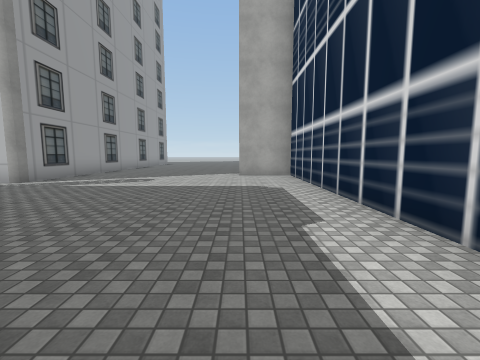
[1] (above)

24 first-person views from a walk through a 3-D level made in the Unity game engine. The camera is 1.5 m above the floor, tilts 6° down and sees 90° across. The floor is counted in squares, 2 m on a side. Each view is taken from the middle of a square. On the plan, view 1 faces up. The plan holds only what a view shows up to about 9 squares ahead; the rest is blank. The place goes on beyond the plan. Some surface patterns are stand-ins.

[2]
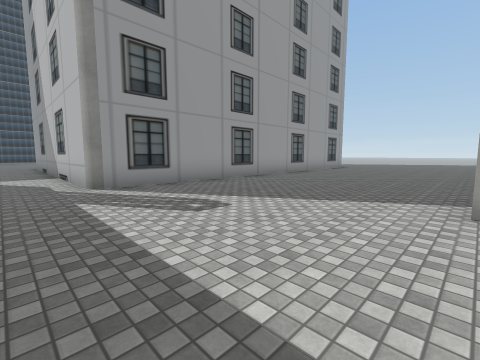

[3]
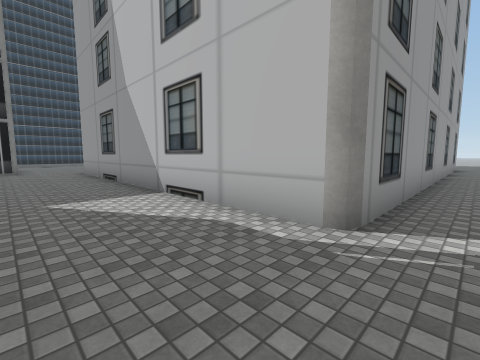

[4]
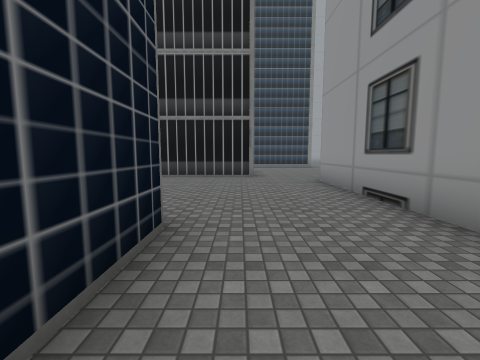

[5]
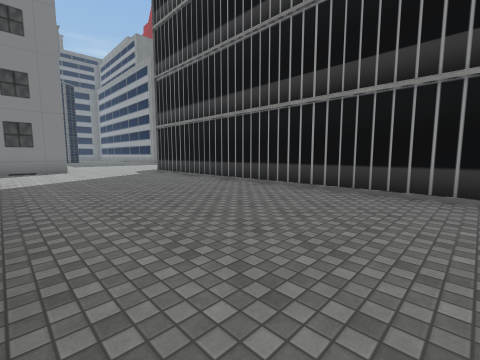

[6]
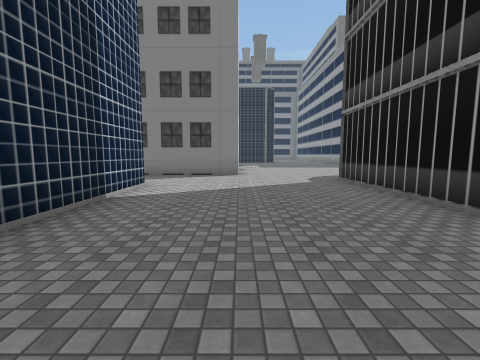

[7]
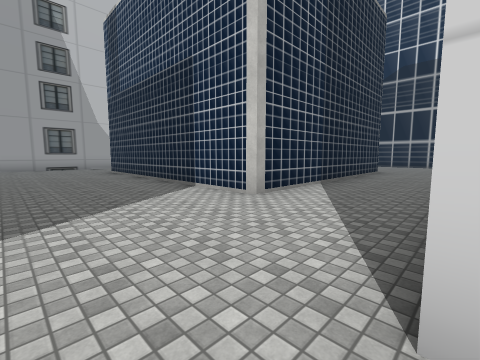

[8]
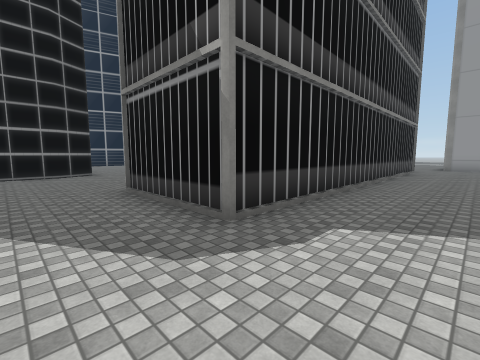

[9]
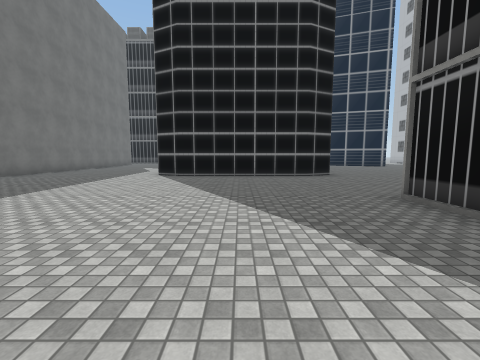

[10]
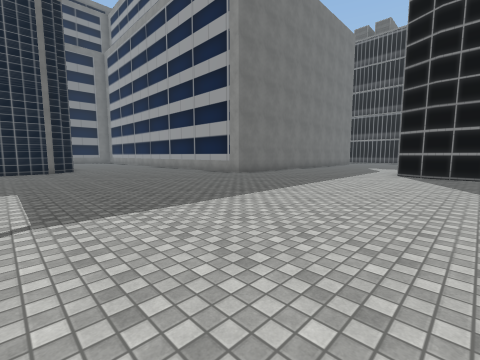

[11]
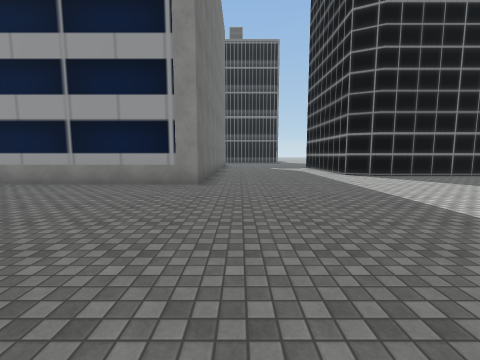

[12]
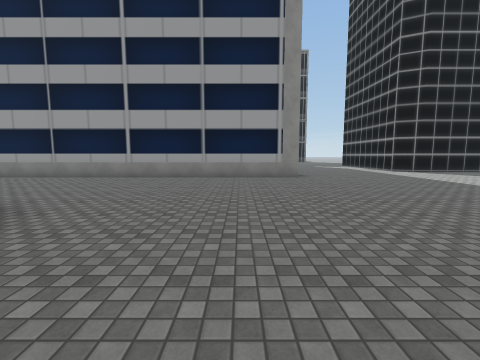

[13]
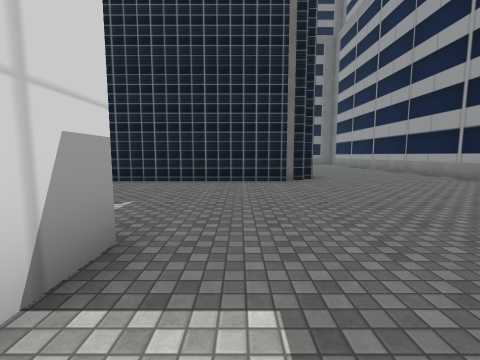

[14]
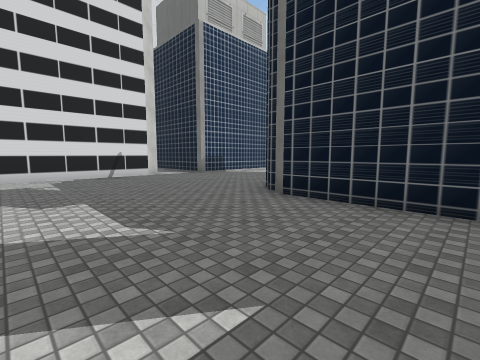

[15]
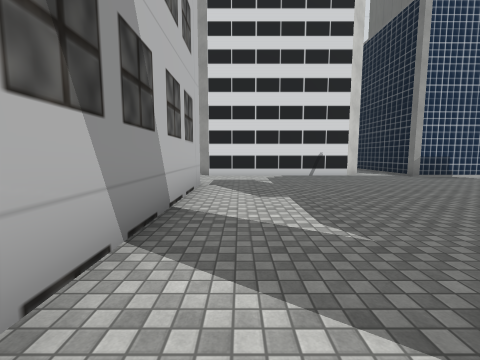

[16]
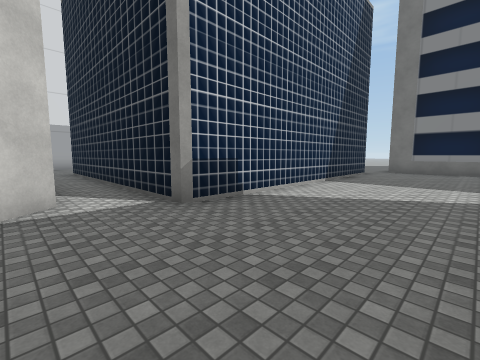

[17]
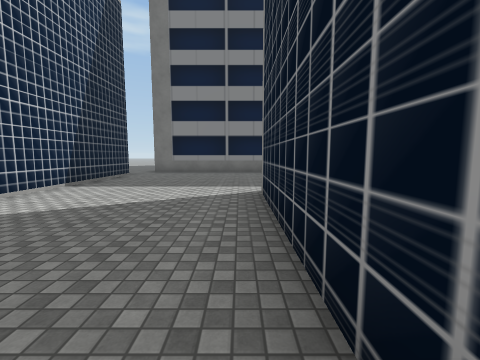

[18]
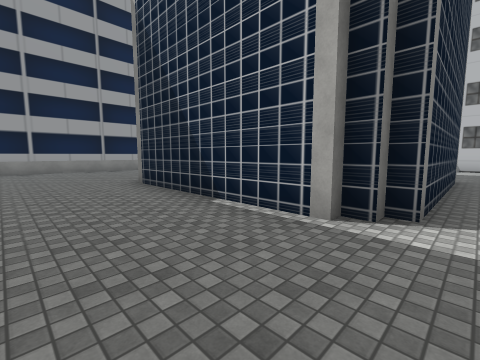

[19]
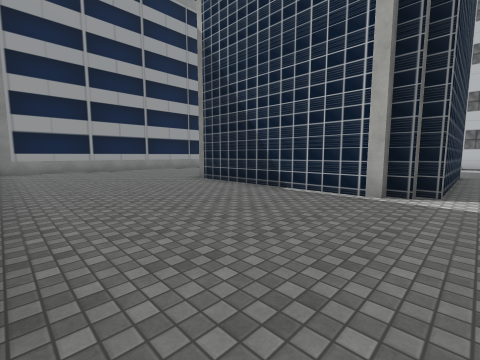

[20]
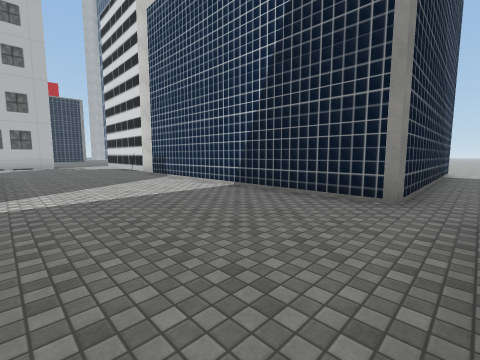

[21]
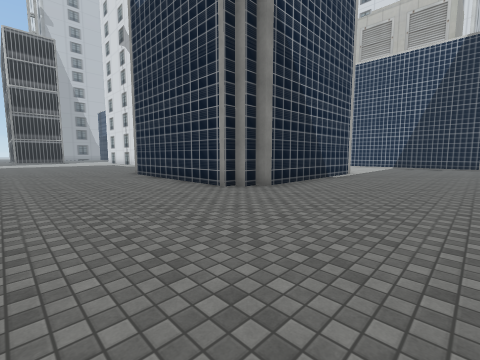

[22]
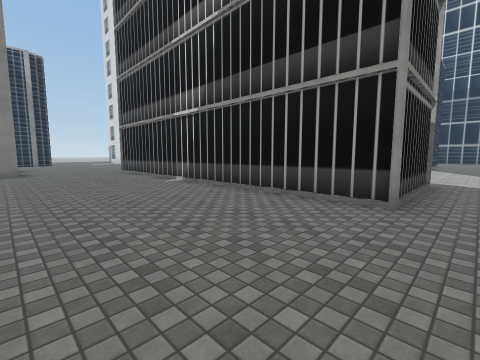

[23]
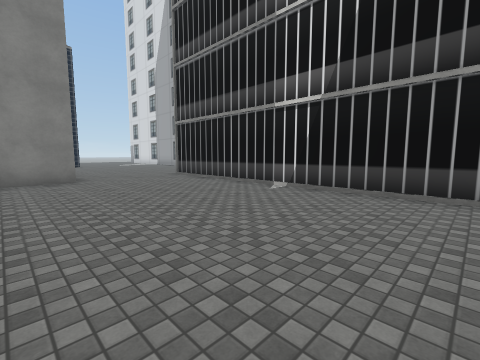

[24]
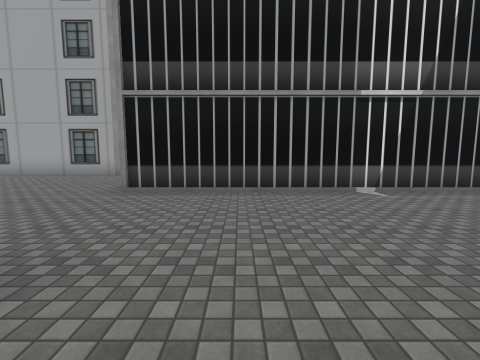

### Floor plan
Points are (right, up) in squares from view 1. A wall is a line through its corners. A room is listed if a view was taken in it or the views show most of it. See-through windows are left out.
Room 1 (views 1, 2, 3, 4, 5, 6)
walls: (-5.1, -5) (-11.4, -5); (1.9, 1.8) (1.9, 8.8) (-0.1, 8.8); (-11.7, -4.9) (-11.7, 1.5); (-11.4, 3.2) (-9.6, 3.2); (-14, -7.9) (-10.4, -7.9); (-5.3, -18.4) (-5.3, -16.9) (-4.9, -16.5); (-17, 4.4) (-17, -6.1); (-5.9, -23.9) (1.8, -23.9); (-5.8, 16) (-5.8, 6.3) (-16.2, 6.3); (1.8, -32.2) (-5.9, -32.2)
ways out: opening at (-16.5, 5.5) to room 2; opening at (-16, -7) to room 2; opening at (-6.5, -17.5) to room 2; opening at (-6, -33) to room 2; opening at (-5, -23) to room 2
Room 2 (views 7, 8, 9, 10, 11, 12, 13, 14, 15, 16, 17, 18, 19, 20, 21, 22, 23, 24)
walls: (-13.9, -17) (-13.9, -16); (-17, -6.1) (-20.1, -6.1) (-20.1, 4.4); (-25.1, -17) (-22, -17) (-22, -27); (-16.6, -21.8) (-11.1, -21.8); (-17, -22.1) (-16.5, -22.1); (-25, -5.6) (-24.5, -6.6) (-24.5, -11.1) (-25, -12.1); (-7.9, -17) (-13.1, -17); (-10.4, -22.4) (-10.4, -27.7) (-10.8, -27.7) (-10.8, -28.1) (-11.2, -28.1); (-17.2, -27.8) (-17.2, -22.9); (-16.5, -28.1) (-17, -28.1); (-4.7, -22.6) (-5.3, -21.9) (-5.3, -18.4); (-11.1, -28.4) (-16.6, -28.4); (-23.5, 3.6) (-25.1, 3.6); (-22, -30.1) (-22, -33); (-16.2, 6.3) (-16.2, 10.9); (-5.9, -32.2) (-5.9, -23.9)
ways out: opening at (-16.5, 5.5) to room 1; opening at (-16, -7) to room 1; opening at (-6.5, -17.5) to room 1; opening at (-6, -33) to room 1; opening at (-5, -23) to room 1

Positions as (right, up) in squares from view 1, and headings:
1: (0, 0), facing up
2: (0, 5), facing up-left
3: (-5, 4), facing up-left
4: (-9, 4), facing left
5: (-12, 4), facing down-left
6: (-14, 1), facing down
7: (-15, -8), facing up-right
8: (-15, -8), facing up-left
9: (-16, -9), facing left
10: (-15, -10), facing down-left
11: (-16, -16), facing left
12: (-14, -19), facing left
13: (-15, -15), facing down
14: (-14, -18), facing down-right
15: (-14, -18), facing right
16: (-9, -22), facing down-right
17: (-10, -23), facing down
18: (-10, -31), facing up-left
19: (-10, -33), facing up-left
20: (-10, -33), facing up-right
21: (-21, -32), facing up-right
22: (-24, -7), facing up-right
23: (-25, -4), facing up-right
24: (-25, 2), facing right
